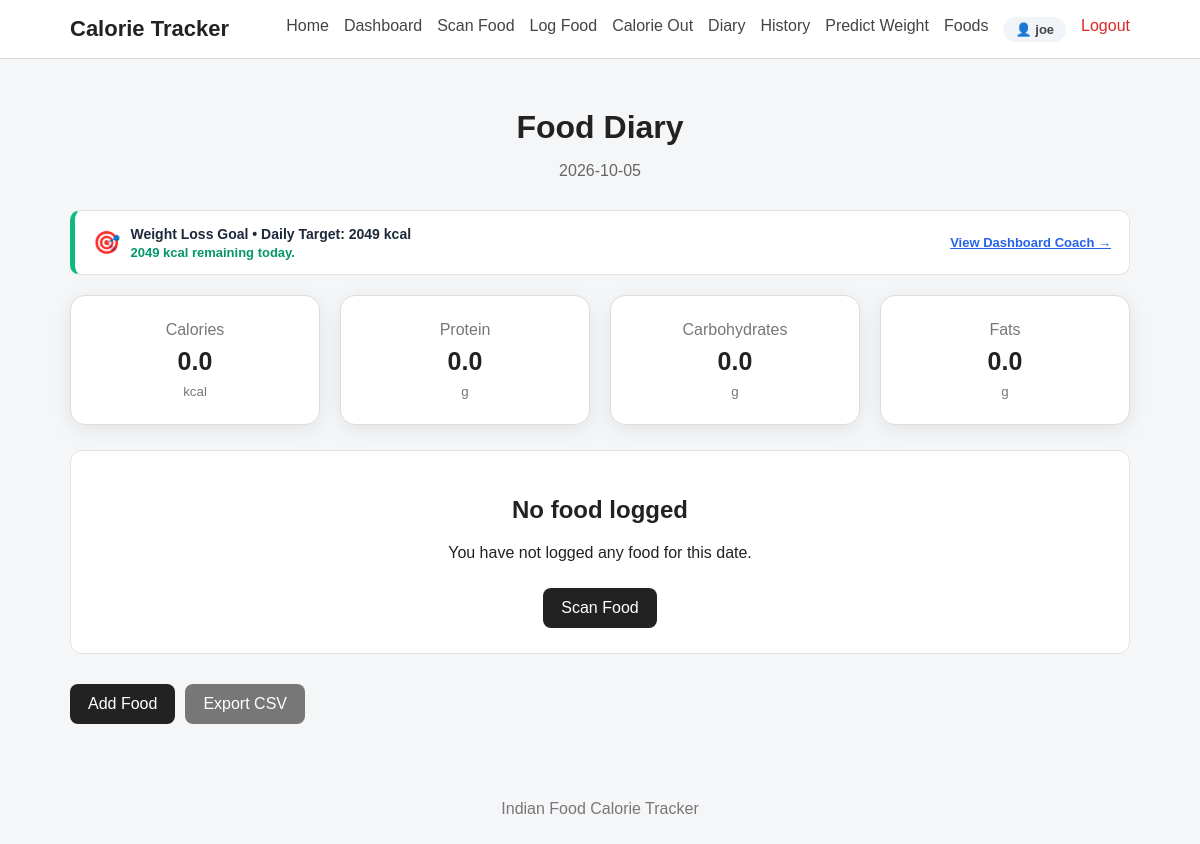
/diary (signed in), run on an earlier commit of the app's database.
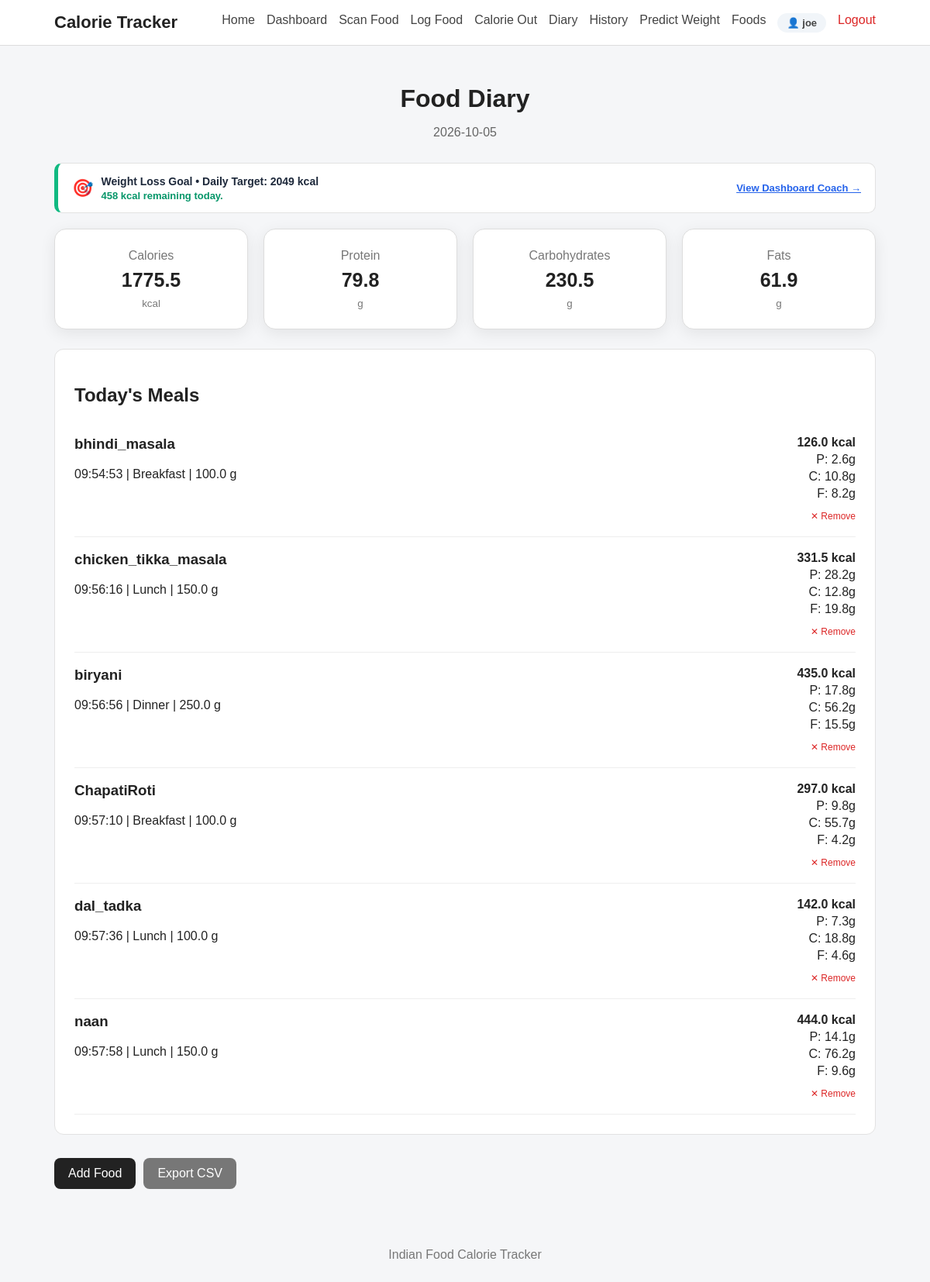
And on a later commit of the database.
### tables this page shows
CREATE TABLE users (
            id INTEGER PRIMARY KEY AUTOINCREMENT,
            username TEXT NOT NULL,
            email TEXT NOT NULL UNIQUE,
            password_hash TEXT NOT NULL,
            created_at TIMESTAMP DEFAULT CURRENT_TIMESTAMP
        );

CREATE TABLE user_profiles (
            id INTEGER PRIMARY KEY AUTOINCREMENT,
            user_id INTEGER NOT NULL UNIQUE,
            age INTEGER NOT NULL,
            gender TEXT NOT NULL,
            height_cm REAL NOT NULL,
            goal TEXT NOT NULL,
            activity_level TEXT NOT NULL,
            FOREIGN KEY (user_id) REFERENCES users(id) ON DELETE CASCADE
        );

CREATE TABLE calorie_in_records (
            id INTEGER PRIMARY KEY AUTOINCREMENT,
            user_id INTEGER NOT NULL,
            dish_name TEXT NOT NULL,
            quantity REAL NOT NULL,
            meal_type TEXT,
            calories REAL DEFAULT 0.0,
            carbohydrates REAL DEFAULT 0.0,
            protein REAL DEFAULT 0.0,
            fats REAL DEFAULT 0.0,
            free_sugar REAL DEFAULT 0.0,
            fibre REAL DEFAULT 0.0,
            sodium REAL DEFAULT 0.0,
            calcium REAL DEFAULT 0.0,
            iron REAL DEFAULT 0.0,
            vitamin_c REAL DEFAULT 0.0,
            folate REAL DEFAULT 0.0,
            notes TEXT DEFAULT '',
            recorded_date TEXT NOT NULL,
            recorded_time TEXT,
            created_at TIMESTAMP DEFAULT CURRENT_TIMESTAMP,
            FOREIGN KEY (user_id) REFERENCES users(id) ON DELETE CASCADE
        );

### app.py (the view)
@app.route("/diary")
@login_required
def diary():
    user_id = session.get("user_id")
    today = datetime.now().strftime(
        "%Y-%m-%d"
    )
    entries = get_diary_by_date_user(
        user_id,
        today
    )
    totals = calculate_totals(
        entries
    )
    coach = get_daily_calorie_coach(
        user_id,
        today
    )
    return render_template(
        "diary.html",
        entries=entries,
        totals=totals,
        date=today,
        coach=coach
    )

### app.py (called while the page is built)
def login_required(view_func):
    @wraps(view_func)
    def wrapped_view(*args, **kwargs):
        if not session.get("user_id"):
            flash("Please log in to access this page.", "error")
            return redirect(url_for("login", next=request.path))
        return view_func(*args, **kwargs)
    return wrapped_view

@app.context_processor
def inject_user():
    user_id = session.get("user_id")
    if user_id:
        user = get_user_by_id(user_id)
        if user:
            return {"current_user": user, "logged_in": True}
    return {"current_user": None, "logged_in": False}

### database.py (called while the page is built)
def get_connection():
    connection = sqlite3.connect(
        DATABASE_PATH
    )
    connection.row_factory = sqlite3.Row
    connection.execute("PRAGMA foreign_keys = ON")
    return connection

def get_user_by_id(user_id):
    connection = get_connection()
    cursor = connection.cursor()
    cursor.execute("SELECT * FROM users WHERE id = ?", (user_id,))
    user = cursor.fetchone()
    connection.close()
    return user

def get_user_profile(user_id):
    connection = get_connection()
    cursor = connection.cursor()
    cursor.execute("SELECT * FROM user_profiles WHERE user_id = ?", (user_id,))
    profile = cursor.fetchone()
    connection.close()
    return profile

def get_latest_weight(user_id):
    connection = get_connection()
    cursor = connection.cursor()
    cursor.execute("""
        SELECT * FROM weight_records
        WHERE user_id = ?
        ORDER BY recorded_date DESC, created_at DESC
        LIMIT 1
    """, (user_id,))
    record = cursor.fetchone()
    connection.close()
    return record

def format_calorie_in_row(row):
    if row is None:
        return None
    d = dict(row)
    d["weight"] = d.get("quantity", 0.0)
    d["date"] = d.get("recorded_date", "")
    d["time"] = d.get("recorded_time", "")
    d["nutrition"] = {
        "Calories (kcal)": d.get("calories", 0.0),
        "Protein (g)": d.get("protein", 0.0),
        "Carbohydrates (g)": d.get("carbohydrates", 0.0),
        "Fats (g)": d.get("fats", 0.0),
        "Free Sugar (g)": d.get("free_sugar", 0.0),
        "Fibre (g)": d.get("fibre", 0.0),
        "Sodium (mg)": d.get("sodium", 0.0),
        "Calcium (mg)": d.get("calcium", 0.0),
        "Iron (mg)": d.get("iron", 0.0),
        "Vitamin C (mg)": d.get("vitamin_c", 0.0),
        "Folate (µg)": d.get("folate", 0.0)
    }
    return d

### templates/diary.html (shortened to what this page needs)
{% extends "base.html" %}
{% block content %}
<div class="page-header">
    <h1>
        Food Diary
    </h1>
    <p>
        {{ date }}
    </p>
</div>
{% if coach and coach.has_profile %}
<div class="card" style="margin-bottom: 20px; border-left: 5px solid {% if coach.is_over_budget %}#ef4444{% else %}#10b981{% endif %}; background: #ffffff; padding: 14px 18px; border-radius: 10px; display: flex; flex-wrap: wrap; justify-content: space-between; align-items: center; gap: 12px;">
    <div style="display: flex; align-items: center; gap: 10px;">
        <span style="font-size: 22px;">{% if coach.is_over_budget %}⚠️{% else %}🎯{% endif %}</span>
        <div>
            <strong style="color: #1e293b; font-size: 14px;">
                {{ coach.goal }} Goal &bull; Daily Target: {{ "%.0f"|format(coach.daily_target) }} kcal
            </strong>
            <p style="margin: 2px 0 0; font-size: 13px; color: {% if coach.is_over_budget %}#dc2626{% else %}#059669{% endif %}; font-weight: 600;">
                {% if coach.is_over_budget %}
                    Over budget by {{ "%.0f"|format(coach.excess_calories) }} kcal! Check Dashboard for activity burn-off suggestions.
                {% else %}
                    {{ "%.0f"|format(coach.remaining) }} kcal remaining today.
                {% endif %}
            </p>
        </div>
    </div>
    <div style="display: flex; gap: 10px;">
        <a href="{{ url_for('dashboard') }}" style="font-size: 13px; color: #2563eb; text-decoration: underline; font-weight: 600; align-self: center;">
            View Dashboard Coach &rarr;
        </a>
    </div>
</div>
{% endif %}
<div class="summary-grid">
    <div class="summary-card">
        <span>
            Calories
        </span>
        <strong>
            {{ "%.1f"|format(
                totals["Calories (kcal)"]
            ) }}
        </strong>
        <small>
            kcal
        </small>
    </div>
    <div class="summary-card">
        <span>
            Protein
        </span>
        <strong>
            {{ "%.1f"|format(
                totals["Protein (g)"]
            ) }}
        </strong>
        <small>
            g
        </small>
    </div>
    <div class="summary-card">
        <span>
            Carbohydrates
        </span>
        <strong>
            {{ "%.1f"|format(
                totals["Carbohydrates (g)"]
            ) }}
        </strong>
        <small>
            g
        </small>
    </div>
    <div class="summary-card">
        <span>
            Fats
        </span>
        <strong>
            {{ "%.1f"|format(
                totals["Fats (g)"]
            ) }}
        </strong>
        <small>
            g
        </small>
    </div>
</div>
{% if entries %}
<div class="card">
    <h2>
        Today's Meals
    </h2>
    {% for entry in entries %}
    <div class="diary-entry">
        <div>
            <h3>
                {{ entry.dish_name }}
            </h3>
            <p>
                {{ entry.time }}
                |
                {{ entry.meal_type|capitalize }}
                |
                {{ entry.weight }} g
            </p>
        </div>
        <div class="nutrition-small">
            <strong>
                {{ "%.1f"|format(
                    entry.nutrition[
                        "Calories (kcal)"
                    ]
                ) }}
                kcal
            </strong>
            <span>
                P:
                {{ "%.1f"|format(
                    entry.nutrition[
                        "Protein (g)"
                    ]
                ) }}g
            </span>
            <span>
                C:
                {{ "%.1f"|format(
                    entry.nutrition[
                        "Carbohydrates (g)"
                    ]
                ) }}g
            </span>
            <span>
                F:
                {{ "%.1f"|format(
                    entry.nutrition[
                        "Fats (g)"
                    ]
                ) }}g
            </span>
            {% if entry.id %}
            <form action="{{ url_for('delete_food', record_id=entry.id) }}" method="POST" style="margin-top:6px;" onsubmit="return confirm('Remove this food entry?');">
                <button type="submit" style="background:none; border:none; color:#dc2626; font-size:12px; cursor:pointer; padding:0;">
                    ✕ Remove
                </button>
            </form>
            {% endif %}
        </div>
    </div>
    {% endfor %}
</div>
{% else %}
<div class="card empty-state">
    <h2>
        No food logged
    </h2>
    <p>
        You have not logged any food for this date.
    </p>
    <a
        href="{{ url_for('food_scan') }}"
        class="button"
    >
        Scan Food
    </a>
</div>
{% endif %}
<div class="action-row">
    <a
        href="{{ url_for('log_food') }}"
        class="button"
    >
        Add Food
    </a>
    <a
        href="{{ url_for('export_diary') }}"
        class="button secondary"
    >
        Export CSV
    </a>
</div>
{% endblock %}

### templates/base.html (shortened to what this page needs)
<!DOCTYPE html>
<html lang="en">
<head>
    <link
        rel="stylesheet"
        href="{{ url_for('static', filename='css/style.css') }}"
    >
</head>
<body>
<nav class="navbar">
    <div class="nav-container">
        <a
            href="{{ url_for('home') }}"
            class="logo"
        >
            Calorie Tracker
        </a>
        <div class="nav-links">
            <a href="{{ url_for('home') }}">
                Home
            </a>
            {% if logged_in %}
                <a href="{{ url_for('dashboard') }}">
                    Dashboard
                </a>
                <a href="{{ url_for('food_scan') }}">
                    Scan Food
                </a>
                <a href="{{ url_for('log_food') }}">
                    Log Food
                </a>
                <a href="{{ url_for('calorie_out') }}">
                    Calorie Out
                </a>
                <a href="{{ url_for('diary') }}">
                    Diary
                </a>
                <a href="{{ url_for('history') }}">
                    History
                </a>
                <a href="{{ url_for('predict_weight') }}">
                    Predict Weight
                </a>
                <a href="{{ url_for('foods') }}">
                    Foods
                </a>
                <a href="{{ url_for('profile') }}" class="nav-user-badge">
                    👤 {{ current_user['username'] if current_user else 'Profile' }}
                </a>
                <a href="{{ url_for('logout') }}" class="nav-link-logout">
                    Logout
                </a>
            {% endif %}
        </div>
    </div>
</nav>
<main class="container">
    {% block content %}
    {% endblock %}
</main>
<footer>
    <p>
        Indian Food Calorie Tracker
    </p>
</footer>
</body>
</html>

### static/css/style.css (style rules this page uses)
* { box-sizing: border-box; }
body { margin: 0; font-family: Arial, sans-serif; background: #f5f6f8; color: #222; }
.navbar { background: #ffffff; border-bottom: 1px solid #ddd; }
.nav-container { max-width: 1100px; margin: auto; padding: 16px 20px; display: flex; justify-content: space-between; align-items: center; gap: 20px; }
.logo { font-size: 22px; font-weight: bold; text-decoration: none; color: #222; }
.nav-links { display: flex; flex-wrap: wrap; gap: 15px; }
.nav-links a { text-decoration: none; color: #444; }
.container { max-width: 1100px; margin: auto; padding: 30px 20px; }
.button { display: inline-block; padding: 11px 18px; background: #222; color: white; text-decoration: none; border: none; border-radius: 8px; cursor: pointer; margin-top: 10px; }
.button.secondary { background: #777; }
.card { background: white; padding: 25px; margin-bottom: 20px; border-radius: 12px; border: 1px solid #e2e2e2; }
.page-header { margin-bottom: 25px; }
.summary-grid { display: grid; grid-template-columns: repeat(4, 1fr); gap: 15px; margin-bottom: 20px; }
.summary-card { background: white; border: 1px solid #ddd; border-radius: 10px; padding: 20px; }
.summary-card span, .summary-card small { display: block; color: #777; }
.summary-card strong { display: block; font-size: 25px; margin: 8px 0; }
.diary-entry { display: flex; justify-content: space-between; gap: 20px; padding: 18px 0; border-bottom: 1px solid #eee; }
.diary-entry h3 { margin-top: 0; }
.nutrition-small { display: flex; flex-direction: column; align-items: flex-end; gap: 4px; }
.action-row { display: flex; gap: 10px; flex-wrap: wrap; }
footer { text-align: center; padding: 30px; color: #777; }
.page-header { text-align: center; margin-bottom: 30px; }
.page-header h1 { margin-top: 20px; margin-bottom: 10px; }
.page-header p { color: #666; }
.summary-grid { display: grid; grid-template-columns: repeat(auto-fit, minmax(220px, 1fr)); gap: 20px; margin-bottom: 25px; }
.summary-card { background: white; padding: 25px; border-radius: 15px; text-align: center; box-shadow: 0 5px 20px rgba(0, 0, 0, 0.08); }
.nav-user-badge { display: inline-flex; align-items: center; gap: 6px; background: #f1f5f9; padding: 5px 12px; border-radius: 20px; font-weight: 600; font-size: 13px; color: #334155; }
.nav-link-logout { color: #dc2626 !important; font-weight: 500; }

What changed in the data, as far as the page shows it:
added calorie_in_records: dish_name "bhindi_masala", time "09:54:53", meal_type "Breakfast", weight "100.0", calories "126.0", protein "2.6", carbohydrates "10.8", fats "8.2"
added calorie_in_records: dish_name "chicken_tikka_masala", time "09:56:16", meal_type "Lunch", weight "150.0", calories "331.5", protein "28.2", carbohydrates "12.8", fats "19.8"
added calorie_in_records: dish_name "biryani", time "09:56:56", meal_type "Dinner", weight "250.0", calories "435.0", protein "17.8", carbohydrates "56.2", fats "15.5"
added calorie_in_records: dish_name "ChapatiRoti", time "09:57:10", meal_type "Breakfast", weight "100.0", calories "297.0", protein "9.8", carbohydrates "55.7", fats "4.2"
added calorie_in_records: dish_name "dal_tadka", time "09:57:36", meal_type "Lunch", weight "100.0", calories "142.0", protein "7.3", carbohydrates "18.8", fats "4.6"
added calorie_in_records: dish_name "naan", time "09:57:58", meal_type "Lunch", weight "150.0", calories "444.0", protein "14.1", carbohydrates "76.2", fats "9.6"
Also different on the page:
{{ "%.0f"|format(coach.remaining) }}: "2049" → "458"
{{ "%.1f"|format(
                totals["Calories (kcal)"]
            ) }}: "0.0" → "1775.5"
{{ "%.1f"|format(
                totals["Protein (g)"]
            ) }}: "0.0" → "79.8"
{{ "%.1f"|format(
                totals["Fats (g)"]
            ) }}: "0.0" → "61.9"
text no longer shown: "0.0 No food logged You have not logged any food for this date. Scan Food"
text now shown: "230.5 Today's Meals"
